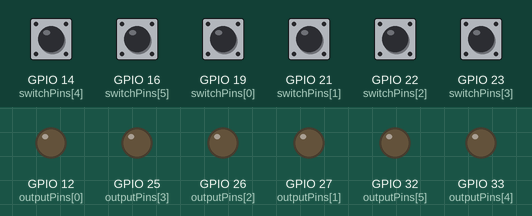
A sketch run on a simulated ESP32. On the bench: output pins drawn as LEDs (lit = HIGH). Inputs (shaded band) come from the test bench; at power-on: GPIO 14 (switchPins[4]), GPIO 16 (switchPins[5]), GPIO 19 (switchPins[0]), GPIO 21 (switchPins[1]), GPIO 22 (switchPins[2]), GPIO 23 (switchPins[3]) HIGH. WiFi joins after 1.5 s; servers stay silent unless stated; what the sketch prints to the serial monitor is not drawn.

Above: at 4.2 s.
4.3 s: GPIO 14 (switchPins[4]) pulled LOW for 1 s
At 5.3 s:
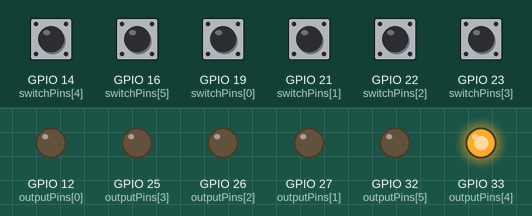
6.8 s: GPIO 16 (switchPins[5]) pulled LOW for 0.15 s
At 7.9 s:
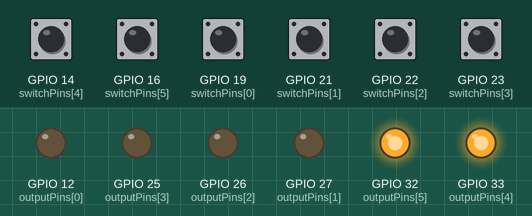
8.4 s: GPIO 19 (switchPins[0]) pulled LOW for 0.15 s
At 9.2 s:
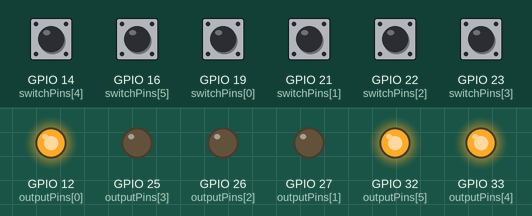
10.0 s: GPIO 21 (switchPins[1]) pulled LOW for 0.15 s
At 10.3 s:
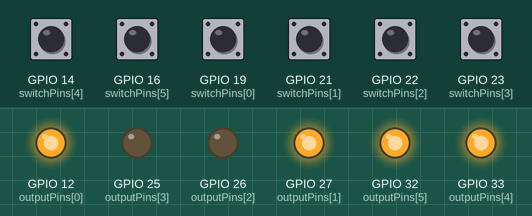
11.6 s: GPIO 22 (switchPins[2]) pulled LOW for 0.15 s
At 12.8 s:
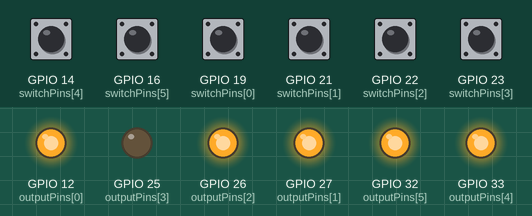
13.2 s: GPIO 23 (switchPins[3]) pulled LOW for 0.15 s
At 14.0 s:
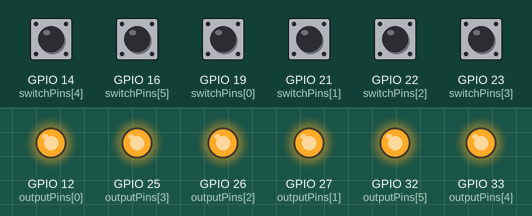
Timing chart, 0 to 15.8 s (numbered marks = the images above; inputs shaded):
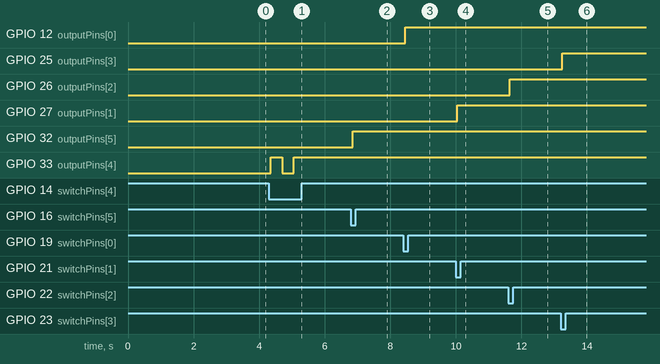

The sketch:

ESP32-GPT2.ino
```cpp
#include <WiFi.h>
#include <AsyncTCP.h>
#include <ESPAsyncWebServer.h>

// Replace with your network credentials
const char* ssid = "myWifi";
const char* password = "myPassword";

// Number of switches/outputs
#define NUM_SWITCHES 6

// GPIO pins for switches and outputs
const int switchPins[NUM_SWITCHES] = {19, 21, 22, 23, 14, 16};
const int outputPins[NUM_SWITCHES] = {12, 27, 26, 25, 33, 32};

// Output states
bool outputStates[NUM_SWITCHES] = {false, false, false, false, false, false};

// Create an AsyncWebServer object on port 80
AsyncWebServer server(80);

// Handle physical switch presses
void handleSwitchPresses() {
  for (int i = 0; i < NUM_SWITCHES; i++) {
    if (digitalRead(switchPins[i]) == LOW) { // LOW when pressed
      delay(50); // Debounce
      if (digitalRead(switchPins[i]) == LOW) {
        outputStates[i] = !outputStates[i];
        digitalWrite(outputPins[i], outputStates[i] ? HIGH : LOW);
        delay(300); // Prevent multiple toggles
      }
    }
  }
}

// Generate HTML for the webpage
String generateHTML() {
  String html = "<!DOCTYPE html><html><head><title>ESP32 Control</title></head><body>";
  html += "<h1>ESP32 Output Control</h1>";
  for (int i = 0; i < NUM_SWITCHES; i++) {
    html += "<p>Output " + String(i + 1) + ": ";
    html += "<span>" + String(outputStates[i] ? "ON" : "OFF") + "</span>";
    html += "<button onclick=\"toggleOutput(" + String(i) + ")\">Toggle</button></p>";
  }
  html += "<script>function toggleOutput(index) {fetch('/toggle?output=' + index)}</script>";
  html += "</body></html>";
  return html;
}

void setup() {
  Serial.begin(115200);
  delay(1000); // Allow time for Serial Monitor to open
  Serial.println("Starting ESP32...");

  // Initialize GPIO pins
  for (int i = 0; i < NUM_SWITCHES; i++) {
    pinMode(switchPins[i], INPUT_PULLUP); // Momentary switches
    pinMode(outputPins[i], OUTPUT);      // Outputs
    digitalWrite(outputPins[i], LOW);    // Start with outputs LOW
  }

  // Connect to Wi-Fi
  WiFi.begin(ssid, password);
  Serial.print("Connecting to WiFi");
  while (WiFi.status() != WL_CONNECTED) {
    delay(1000);
    Serial.print(".");
  }
  Serial.println();
  Serial.println("Connected to WiFi!");
  Serial.print("IP Address: ");
  Serial.println(WiFi.localIP());

  // Serve the webpage
  server.on("/", HTTP_GET, [](AsyncWebServerRequest* request) {
    request->send(200, "text/html", generateHTML());
  });

  // Handle toggle requests
  server.on("/toggle", HTTP_GET, [](AsyncWebServerRequest* request) {
    if (request->hasParam("output")) {
      int index = request->getParam("output")->value().toInt();
      if (index >= 0 && index < NUM_SWITCHES) {
        outputStates[index] = !outputStates[index];
        digitalWrite(outputPins[index], outputStates[index] ? HIGH : LOW);
      }
    }
    request->send(204); // No content
  });

  server.begin();
  Serial.println("Web server started!");
}

void loop() {
  handleSwitchPresses();
}
```

Measured:
- after the input at 4.3 s, GPIO 33 (outputPins[4]): LOW → HIGH after 0.05 s, → LOW 0.35 s later, → HIGH 0.35 s later
- after the input at 6.8 s, GPIO 32 (outputPins[5]): LOW → HIGH after 0.05 s
- after the input at 8.4 s, GPIO 12 (outputPins[0]): LOW → HIGH after 0.05 s
- after the input at 10.0 s, GPIO 27 (outputPins[1]): LOW → HIGH after 0.05 s
- after the input at 11.6 s, GPIO 26 (outputPins[2]): LOW → HIGH after 0.05 s
- after the input at 13.2 s, GPIO 25 (outputPins[3]): LOW → HIGH after 0.05 s
